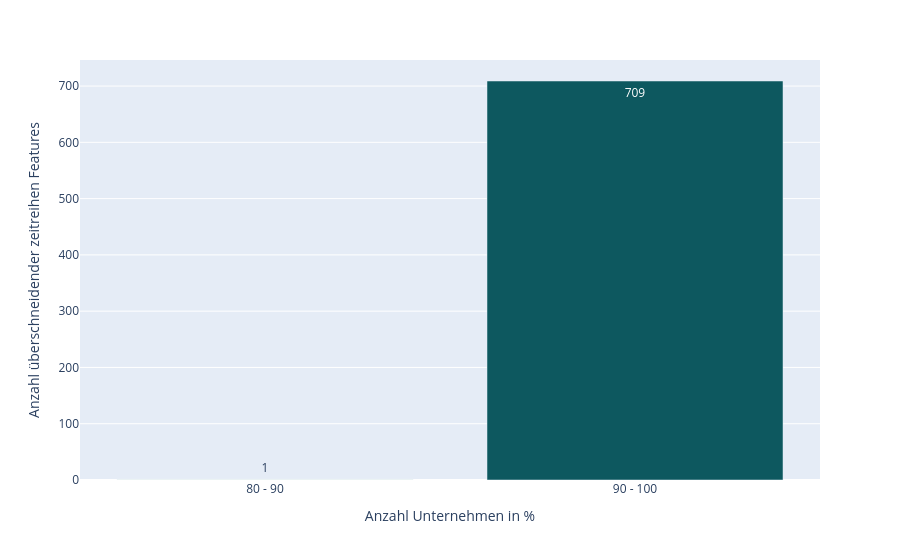

This figure's notebook cell:
### Code cell
fig = px.bar(
    grouped,
    x="companyCountIn%",
    y="sameFeatureCount",
    color="sameFeatureCount",
    color_continuous_scale="mint",
    text_auto=True,
    labels={
        "companyCountIn%": "Anzahl Unternehmen in %",
        "sameFeatureCount": "Anzahl überschneidender zeitreihen Features",
    }
)
fig.update_coloraxes(showscale=False)
fig.write_image(FIGURE_SAME_FEATURES, format='svg')
fig.show()

### Figure 1 — Plotly figure (JSON) as saved in the notebook; plotly's stock layout.template omitted (floating-point values rounded to 4 significant figures)
{"data": [{"hovertemplate": "Anzahl Unternehmen in %=%{x}<br>Anzahl überschneidender zeitreihen Features=%{marker.color}<extra></extra>", "legendgroup": "", "marker": {"color": [1, 709], "coloraxis": "coloraxis", "pattern": {"shape": ""}}, "name": "", "orientation": "v", "showlegend": false, "textposition": "auto", "texttemplate": "%{y}", "x": ["80 - 90", "90 - 100"], "xaxis": "x", "y": [1, 709], "yaxis": "y", "type": "bar"}], "layout": {"xaxis": {"anchor": "y", "domain": [0.0, 1.0], "title": {"text": "Anzahl Unternehmen in %"}}, "yaxis": {"anchor": "x", "domain": [0.0, 1.0], "title": {"text": "Anzahl überschneidender zeitreihen Features"}}, "coloraxis": {"colorbar": {"title": {"text": "Anzahl überschneidender zeitreihen Features"}}, "colorscale": [[0.0, "rgb(228, 241, 225)"], [0.1667, "rgb(180, 217, 204)"], [0.3333, "rgb(137, 192, 182)"], [0.5, "rgb(99, 166, 160)"], [0.6667, "rgb(68, 140, 138)"], [0.8333, "rgb(40, 114, 116)"], [1.0, "rgb(13, 88, 95)"]], "showscale": false}, "legend": {"tracegroupgap": 0}, "margin": {"t": 60}, "barmode": "relative"}}
